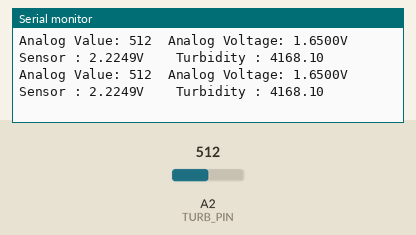
Simulated run of this sketch. Board: Arduino Uno, built with avr-gcc and run on an emulated ATmega328P. On the bench: the last lines printed to the serial monitor. Inputs (shaded band) come from the test bench; at power-on: A2 (TURB_PIN) = 512.

Above: at 1.8 s.
1.9 s: A2 (TURB_PIN) set to 716
At 2.9 s:
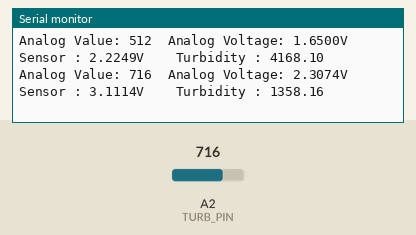
3.4 s: A2 (TURB_PIN) set to 900
At 4.7 s:
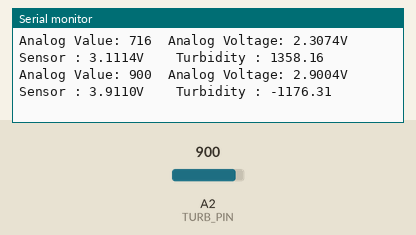
Timing chart, 0 to 6.4 s (numbered marks = the images above; inputs shaded):
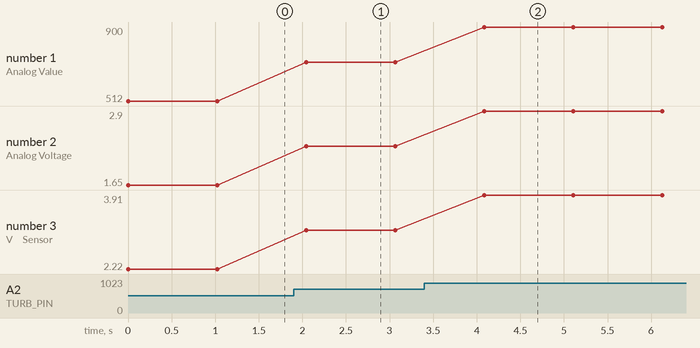

The sketch:

DFRobot_gravity_turb_test.ino
```cpp
// ADC quantum that represents the increment in voltage for every bit set to 1
#define ADC_QUANTUM   3.3/*V*/ / pow(2,10)/*values*/ // Voltage range / Number of possible values
// Voltage devider factor used to convert voltage measured by Teensy to actual sensor output voltage.
#define VOLT_DIV_FACTOR   2.87/*kOhms*/ / (2.87/*kOhms*/ + 1/*kOhms*/) // R1 / (R1 + R2)
// Sensor data pin
#define TURB_PIN  16

void setup() {

  Serial.begin(9600);
}


void loop() {

  int analogValue = analogRead(TURB_PIN);
  // Get measured voltage on voltage divider
  float analogVoltage = analogValue * ADC_QUANTUM;
  // Compute the actual sensor voltage
  float sensorVoltage = analogVoltage / (VOLT_DIV_FACTOR);
  // Compute turbidity value with turbidity/voltage sensor curve
  float turb = -3169.75074208108*sensorVoltage + 11220.523803196;
  // Print results
  Serial.println("Analog Value: " + String(analogValue) + "\tAnalog Voltage: " + String(analogVoltage, 4) + "V \t Sensor : " + String(sensorVoltage, 4) + "V \t Turbidity : " + String(turb)); // print out the value you read:
  // 1s delay
  delay(1000);
}
```

Measured:
- after the input at 1.9 s, the serial monitor: prints a new line after 0.14 s (image 1)
- after the input at 3.4 s, the serial monitor: prints a new line after 0.68 s (image 2)
- plotted number 1: 512 → 716 after the input at 1.9 s, 716 → 900 after the input at 3.4 s
- plotted number 2: 1.65 → 2.31 after the input at 1.9 s, 2.31 → 2.9 after the input at 3.4 s
- plotted number 3: 2.22 → 3.11 after the input at 1.9 s, 3.11 → 3.91 after the input at 3.4 s
